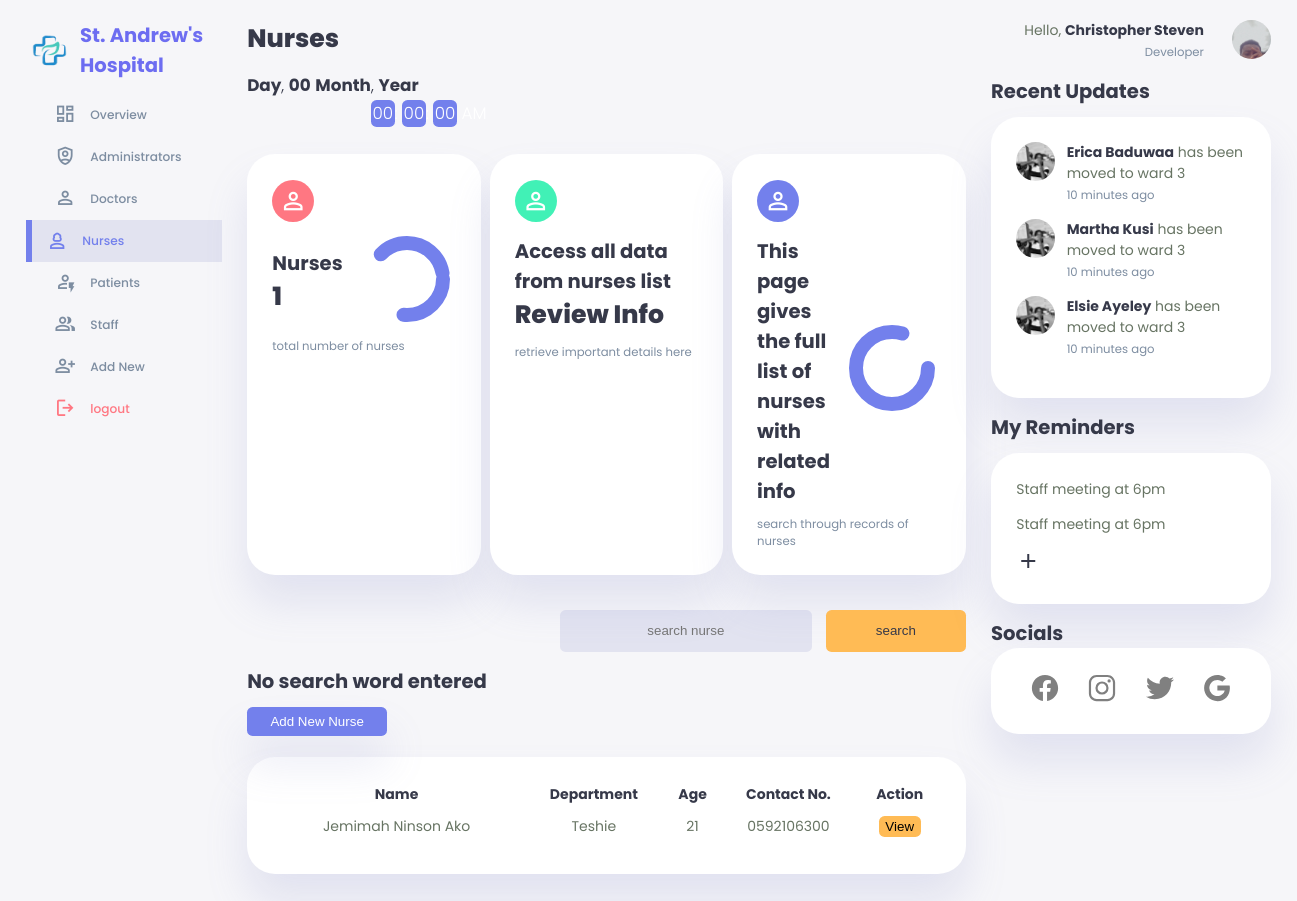
The app's page /developer/searchnursedeveloper.php (signed in) with its own data.
### tables this page shows
CREATE TABLE `nurses` (
  `id` int(11) NOT NULL,
  `firstname` varchar(255) NOT NULL,
  `lastname` varchar(255) NOT NULL,
  `othername` varchar(255) NOT NULL,
  `age` varchar(255) NOT NULL,
  `gender` varchar(255) NOT NULL,
  `marital_status` varchar(255) NOT NULL,
  `image` varchar(255) NOT NULL,
  `date_of_birth` date NOT NULL,
  `address` varchar(255) NOT NULL,
  `gps_address` varchar(255) NOT NULL,
  `landmark` varchar(255) NOT NULL,
  `hometown` varchar(255) NOT NULL,
  `telephone1` varchar(255) NOT NULL,
  `telephone2` varchar(255) NOT NULL,
  `religion` varchar(255) NOT NULL,
  `spouse_firstname` varchar(255) NOT NULL,
  `spouse_lastname` varchar(255) NOT NULL,
  `spouse_telephone` varchar(255) NOT NULL,
  `date_of_employment` varchar(255) NOT NULL,
  `added_by` varchar(255) NOT NULL,
  `email` varchar(255) NOT NULL,
  `date_added` date NOT NULL
);

### developer/searchnursedeveloper.php (the view, shortened to what this page needs)
<?php
include '../connection.php';
$username= $_SESSION['username'];
$sql= "SELECT * FROM `admins` WHERE username= '$username'";
$result= mysqli_query($con,$sql);
$row= mysqli_fetch_assoc($result);
$image= $row['image'];
$position=$row['position'];
$user_firstname= $row['firstname'];
$user_lastname= " ".$row['lastname'];
$user_fullname= $user_firstname.$user_lastname;
$sqlnurses= "SELECT * FROM `nurses`";
$resultnurses= mysqli_query($con, $sqlnurses);
$numnurses=mysqli_num_rows($resultnurses);
$search="";
?>
<!DOCTYPE html>
<html lang="en">
<head>
    <link rel="stylesheet" href="../css/dashboardhead.css">
</head>
<body onload="initClock()">
    <div class="container">
        <aside>
            <div class="top">
                <div class="logo">
                    <div class="ring"></div>
                    <img src="../developerimages/logo.png" alt="logo">
                    <h2 class="logo-name">St. Andrew's Hospital</span></h2>
                </div>
            </div>
            <div class="sidebar">
                <a href="./overviewdeveloper.php">
                    <span class="material-symbols-outlined">dashboard</span>
                    <h3>Overview</h3>
                </a>
                <a href="./adminsdeveloper.php">
                    <span class="material-symbols-outlined">shield_person</span>
                    <h3>Administrators</h3>
                </a>
                <a href="./doctorsdeveloper.php">
                    <span class="material-symbols-outlined">person</span>
                    <h3>Doctors</h3>
                </a>
                <a href="./nursesdeveloper.php" class="active">
                    <span class="material-symbols-outlined">person_3</span>
                    <h3>Nurses</h3>
                </a>
                <a href="./patientsdeveloper.php">
                    <span class="material-symbols-outlined">recent_patient</span>
                    <h3>Patients</h3>
                </a>
                <a href="./staffdeveloper.php">
                    <span class="material-symbols-outlined">group</span>
                    <h3>Staff</h3>
                </a>
                <a href="./addnewdeveloper.php">
                    <span class="material-symbols-outlined">person_add</span>
                    <h3>Add New</h3>
                </a>
                <a href="../logout.php">
                    <span class="material-symbols-outlined">logout</span>
                    <h3>logout</h3>
                </a>
            </div>
        </aside>
        <main>
            <h1>Nurses</h1>
            <div class="datetime">
                <div class="date">
                    <b><span id="dayname">Day</span></b>,
                    <b><span id="daynum">00</span></b>
                    <b><span id="month">Month</span></b>,
                    <b><span id="year">Year</span></b>
                </div>
                <div class="time">
                    <span id="hours">00</span>:
                    <span id="minutes">00</span>:
                    <span id="seconds">00</span>
                    <span id="period">AM</span>
                </div>
            </div>
            <div class="insights">
                <div class="teaching-population">
                    <span class="material-symbols-outlined">person</span>
                    <div class="middle">
                        <div class="left">
                            <h2>Nurses</h2>
                            <h1><?php echo $numnurses; ?></h1>
                        </div>
                        <div class="progress">
                            <svg>
                                <circle cx="38" cy="38" r="36"></circle>
                            </svg>
                            <div class="number">
                            </div>
                        </div>
                    </div>
                    <small class="text-muted">total number of nurses</small>
                </div>
                <div class="non-teaching-population">
                    <span class="material-symbols-outlined">person</span>
                    <div class="middle">
                        <div class="left">
                            <h2>Access all data from nurses list</h2>
                            <h1>Review Info</h1>
                        </div>
                    </div>
                    <small class="text-muted">retrieve important details here</small>
                </div>
                <div class="student-population">
                    <span class="material-symbols-outlined">person</span>
                    <div class="middle">
                        <div class="left">
                            <h2>This page gives the full list of nurses with related info</h2>
                        </div>
                        <div class="progress">
                            <svg>
                                <circle cx="38" cy="38" r="36"></circle>
                            </svg>
                            <div class="number">
                            </div>
                        </div>
                    </div>
                    <small class="text-muted">search through records of nurses</small>
                </div>
            </div>
            <div class="recent">
                <div class="search">
                    <form class="search_box" action="./searchnursedeveloper.php" method="get" >
                        <input type="text" name="search" id="" placeholder="search nurse" value="<?php echo $search;?>">
                        <br>
                        <input type="submit" value="search" name="search_button">
                    </form>
                </div>
                <?php
                if(empty($search)){
                    $message="No search word entered";
                }
                else{
                    $message="Search Results for ' ".$search." '";
                }
                ?>
                <h2><?php echo $message;?></h2>
                <button id="add-new-applicant" onclick="location.href='./addnewnursedeveloper.php'">Add New Nurse</button>
                <table>
                    <thead>
                        <tr>
                            <th>Name</th>
                            <th>Department</th>
                            <th>Age</th>
                            <th>Contact No.</th>
                            <th>Action</th>
                        </tr>
                    </thead>
                    <tbody>
                        <?php
                        include '../connection.php';
                        $sqldisplay= "SELECT * FROM `nurses` WHERE firstname LIKE '%$search%' OR lastname LIKE '%$search%' OR othername LIKE '%$search%'";
                        $resultdisplay= mysqli_query($con, $sqldisplay);
                        if($resultdisplay){
                            while($rowdisplay=mysqli_fetch_assoc($resultdisplay)){
                                $id=$rowdisplay['id'];
                                $age=$rowdisplay['age'];
                                $firstname=$rowdisplay['firstname'];
                                $lastname=" ".$rowdisplay['lastname'];
                                $othername=" ".$rowdisplay['othername'];
                                $telephone1=$rowdisplay['telephone1'];
                                $address=$rowdisplay['address'];
                                $fullname=$firstname.$lastname.$othername;
                                echo"
                                <tr>
                                    <td>$fullname</td>
                                    <td>$address</td>
                                    <td>$age</td>
                                    <td>$telephone1</td>
                                    <td><button id='view'  onclick=\"location.href = 'viewnursedeveloper.php?viewid=".$id."'\">View</button></td>
                                </tr>
                                ";
                            }
                        }
                        ?>
                    </tbody>
                </table>
            </div>
        </main>
        <div class="right">
            <div class="top">
                <div class="profile" onclick="location.href='./developerprofile.php'">
                    <div class="info">
                        <p>Hello, <b><?php echo $user_fullname; ?></b></p>
                        <small class="text-muted"><?php echo $position; ?></small>
                    </div>
                    <div class="profile-photo">
                        <img src="<?php echo $image;?>" alt="">
                    </div>
                </div>
            </div>
            <div class="recent-updates">
                <h2>Recent Updates</h2>
                <div class="updates">
                    <div class="update">
                        <div class="profile-photo">
                           <img src="../developerimages/lizzy.jpg" alt="updated person profile 1">
                        </div>
                        <div class="message">
                           <p><b>Erica Baduwaa</b> has been moved to ward 3</p>
                           <small class="text-muted">10 minutes ago</small>
                        </div>
                    </div>
                    <div class="update">
                        <div class="profile-photo">
                            <img src="../developerimages/lizzy.jpg" alt="updated person profile 1">
                        </div>
                        <div class="message">
                            <p><b>Martha Kusi</b> has been moved to ward 3</p>
                            <small class="text-muted">10 minutes ago</small>
                        </div>
                    </div>
                    <div class="update">
                        <div class="profile-photo">
                           <img src="../developerimages/lizzy.jpg" alt="updated person profile 1">
                        </div>
                        <div class="message">
                            <p><b>Elsie Ayeley</b> has been moved to ward 3</p>
                           <small class="text-muted">10 minutes ago</small>
                        </div>
                    </div>
                </div>
            </div>
            <div class="notes-section">
                <h2>My Reminders</h2>
                <div class="notes">
                    <div class="note">
                        <p>Staff meeting at 6pm</p>
                    </div>
                    <div class="note">
                        <p>Staff meeting at 6pm</p>
                    </div>
                    <a href="./reminders.php">
                        <span class="material-symbols-outlined">add</span>
                    </a>
                </div>
            </div>
            <div class="socials-and-website">
                <h2>Socials</h2>
                <div class="social-icons">
                    <a href="https://www.facebook.com/" id="facebook">
                    </a>
                    <a href="https://www.instagram.com/" id="instagram">
                    </a>
                    <a href="https://www.twitter.com/" id="twitter">
                    </a>
                    <a href="https://www.google.com/" id="google">
                    </a>
                </div>
            </div>
        </div>
    </div>
</body>
</html>

### records on screen
nurses: fullname "Jemimah Ninson Ako", address "Teshie", age "21", telephone1 "0592106300"

### other values on screen
$numnurses "1"
$message "No search word entered"
$user_fullname "Christopher Steven"
$position "Developer"
